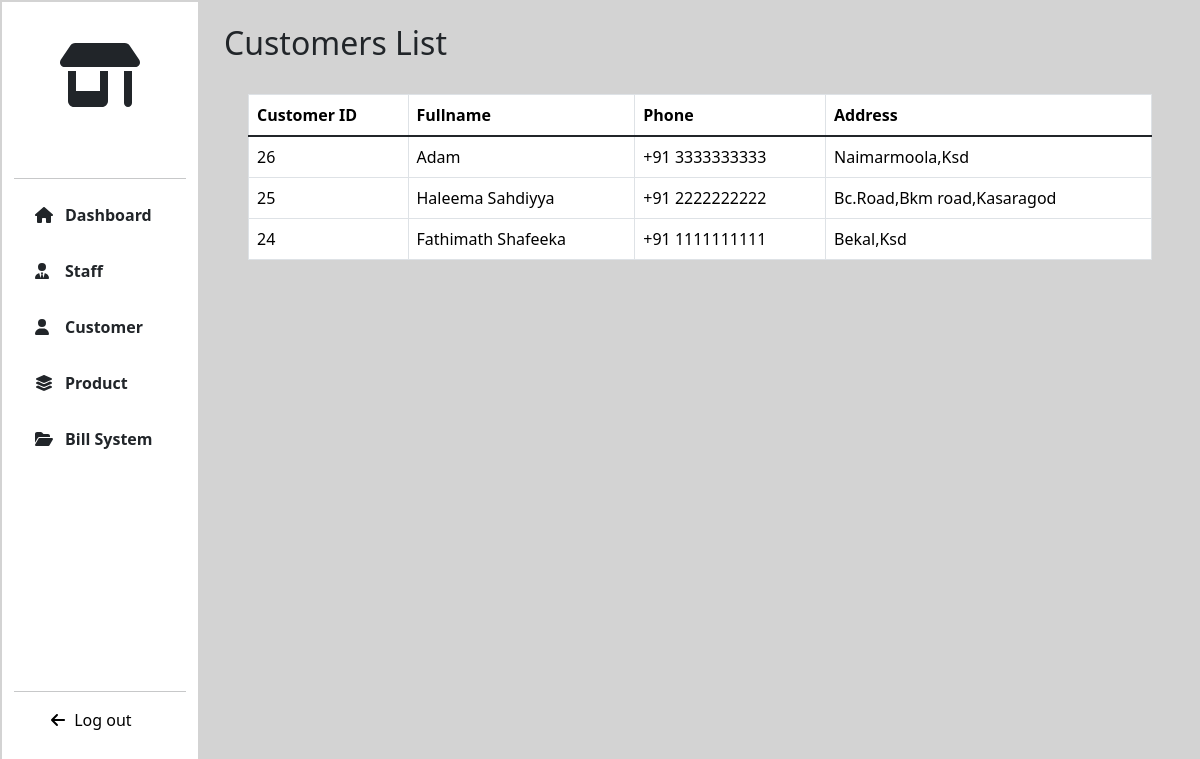
/CUSTOMER/ (signed in), run on an earlier commit of the app's database.
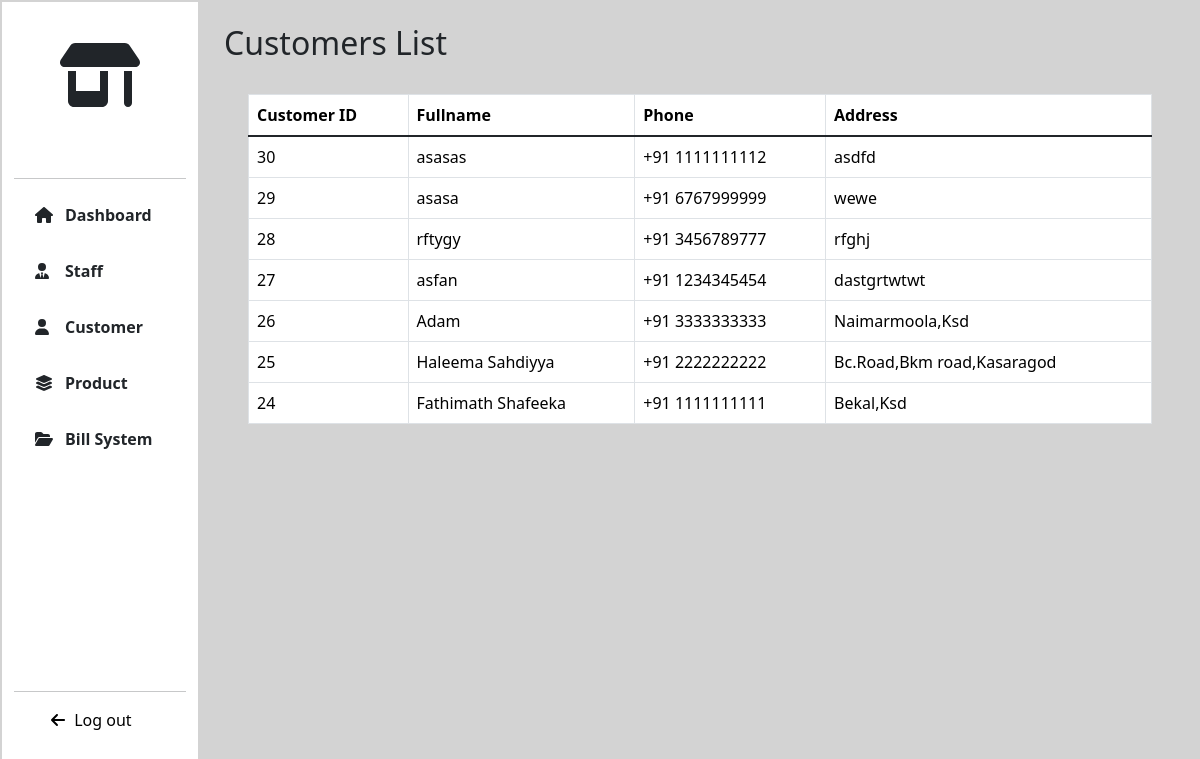
And on a later commit of the database.
### CUSTOMER/models.py (models this page shows, shortened)
class Customer(models.Model):
    fullname=models.CharField(max_length=255)
    phone=models.IntegerField(unique=True)
    address=models.TextField()

### CUSTOMER/views.py (the view)
# urls.py: path('',views.customers,name="customers"),
@login_required
def customers(request):
    customers=Customer.objects.all().order_by('-id')
    return render(request,"customers.html",locals())

### Templates/customers.html (shortened to what this page needs)
{% extends 'extends.html' %}
{% load static %}
{% block link %}
<link rel="stylesheet" href="{% static '/CSS/product.css' %}">
{% endblock %}
{% block content %}
<div class="col-lg-10 col-md-9 col-sm-9 page-col p-4">
   <h2>Customers List</h2>
   {% if customers %}
    <div class="table-div p-4">
        <div class="table-responsive" >
        <table class="table table-hover table-bordered">
            <thead>
                <tr>
                    <th scope="col">Customer ID</th>
                    <th scope="col">Fullname</th>
                    <th scope="col">Phone</th>
                    <th scope="col">Address</th>
                </tr>
                </thead>
                <tbody class="table-group-divider">
                {% for customer in customers %}
                    <tr>
                        <td class="text-nowrap">{{ customer.id }}</td>
                        <td class="text-nowrap">{{ customer.fullname }}</td>
                        <td class="text-nowrap">+91 {{ customer.phone }}</td>
                        <td class="text-nowrap">{{ customer.address }}</td>
                    </tr>
                {% endfor %}
                </tbody>
        </table>
        </div>
    </div>
   {% else %}
    <div class="else">
            <div class="p-4 text-center text-box">
            <h4>No Customer found!</h4>
            </div>
    </div>
   {% endif %}
</div>
{% endblock %}

What changed in the data, as far as the page shows it:
added Customer: id "30", fullname "asasas", phone "1111111112", address "asdfd"
added Customer: id "29", fullname "asasa", phone "6767999999", address "wewe"
added Customer: id "28", fullname "rftygy", phone "3456789777", address "rfghj"
added Customer: id "27", fullname "asfan", phone "1234345454", address "dastgrtwtwt"
